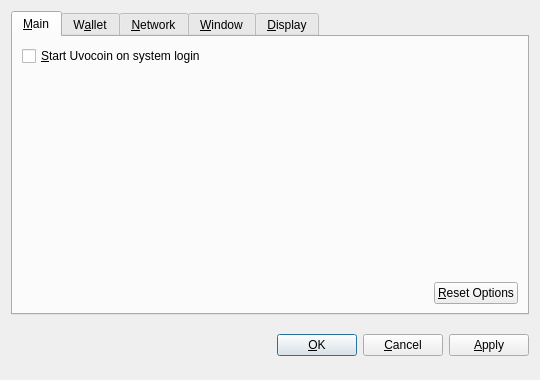
<?xml version="1.0" encoding="UTF-8"?>
<ui version="4.0">
 <class>OptionsDialog</class>
 <widget class="QDialog" name="OptionsDialog">
  <property name="geometry">
   <rect>
    <x>0</x>
    <y>0</y>
    <width>540</width>
    <height>380</height>
   </rect>
  </property>
  <property name="windowTitle">
   <string>Options</string>
  </property>
  <property name="modal">
   <bool>true</bool>
  </property>
  <layout class="QVBoxLayout" name="verticalLayout">
   <item>
    <widget class="QTabWidget" name="tabWidget">
     <property name="tabPosition">
      <enum>QTabWidget::North</enum>
     </property>
     <property name="currentIndex">
      <number>0</number>
     </property>
     <widget class="QWidget" name="tabMain">
      <attribute name="title">
       <string>&amp;Main</string>
      </attribute>
      <layout class="QVBoxLayout" name="verticalLayout_Main">
       <item>
        <widget class="QCheckBox" name="bitcoinAtStartup">
         <property name="toolTip">
          <string>Automatically start Uvocoin after logging in to the system.</string>
         </property>
         <property name="text">
          <string>&amp;Start Uvocoin on system login</string>
         </property>
        </widget>
       </item>
       <item>
        <spacer name="verticalSpacer_Main">
         <property name="orientation">
          <enum>Qt::Vertical</enum>
         </property>
         <property name="sizeHint" stdset="0">
          <size>
           <width>20</width>
           <height>40</height>
          </size>
         </property>
        </spacer>
       </item>
       <item>
        <layout class="QHBoxLayout" name="horizontalLayout_2_Main">
         <item>
          <spacer name="horizontalSpacer_2_Main">
           <property name="orientation">
            <enum>Qt::Horizontal</enum>
           </property>
           <property name="sizeHint" stdset="0">
            <size>
             <width>40</width>
             <height>20</height>
            </size>
           </property>
          </spacer>
         </item>
         <item>
          <widget class="QPushButton" name="resetButton">
           <property name="toolTip">
            <string>Reset all client options to default.</string>
           </property>
           <property name="text">
            <string>&amp;Reset Options</string>
           </property>
           <property name="autoDefault">
            <bool>false</bool>
           </property>
          </widget>
         </item>
        </layout>
       </item>
      </layout>
     </widget>
     <widget class="QWidget" name="tabWallet">
      <attribute name="title">
       <string>W&amp;allet</string>
      </attribute>
      <layout class="QVBoxLayout" name="verticalLayout_Network">
       <item>
        <widget class="QLabel" name="transactionFeeInfoLabel">
         <property name="text">
          <string>Optional transaction fee per kB that helps make sure your transactions are processed quickly. Most transactions are 1 kB.</string>
         </property>
         <property name="textFormat">
          <enum>Qt::PlainText</enum>
         </property>
         <property name="wordWrap">
          <bool>true</bool>
         </property>
        </widget>
       </item>
       <item>
        <layout class="QHBoxLayout" name="horizontalLayout_1_Main">
         <item>
          <widget class="QLabel" name="transactionFeeLabel">
           <property name="text">
            <string>Pay transaction &amp;fee</string>
           </property>
           <property name="textFormat">
            <enum>Qt::PlainText</enum>
           </property>
           <property name="buddy">
            <cstring>transactionFee</cstring>
           </property>
          </widget>
         </item>
         <item>
          <widget class="BitcoinAmountField" name="transactionFee"/>
         </item>
         <item>
          <spacer name="horizontalSpacer_1_Main">
           <property name="orientation">
            <enum>Qt::Horizontal</enum>
           </property>
           <property name="sizeHint" stdset="0">
            <size>
             <width>40</width>
             <height>20</height>
            </size>
           </property>
          </spacer>
         </item>
        </layout>
       </item>
       <item>
        <widget class="QLabel" name="label">
         <property name="text">
          <string>If you disable the spending of unconfirmed change, the change from a transaction cannot be used until that transaction has at least one confirmation. This also affects how your balance is computed.</string>
         </property>
         <property name="wordWrap">
          <bool>true</bool>
         </property>
        </widget>
       </item>
       <item>
        <widget class="QCheckBox" name="spendZeroConfChange">
         <property name="text">
          <string>Spend unconfirmed change  (experts only)</string>
         </property>
        </widget>
       </item>
       <item>
        <spacer name="verticalSpacer">
         <property name="orientation">
          <enum>Qt::Vertical</enum>
         </property>
         <property name="sizeHint" stdset="0">
          <size>
           <width>20</width>
           <height>40</height>
          </size>
         </property>
        </spacer>
       </item>
      </layout>
     </widget>
     <widget class="QWidget" name="tabNetwork">
      <attribute name="title">
       <string>&amp;Network</string>
      </attribute>
      <layout class="QVBoxLayout" name="verticalLayout_Network">
       <item>
        <widget class="QCheckBox" name="mapPortUpnp">
         <property name="toolTip">
          <string>Automatically open the Uvocoin client port on the router. This only works when your router supports UPnP and it is enabled.</string>
         </property>
         <property name="text">
          <string>Map port using &amp;UPnP</string>
         </property>
        </widget>
       </item>
       <item>
        <widget class="QCheckBox" name="connectSocks">
         <property name="toolTip">
          <string>Connect to the Uvocoin network through a SOCKS proxy (e.g. when connecting through Tor).</string>
         </property>
         <property name="text">
          <string>&amp;Connect through SOCKS proxy:</string>
         </property>
        </widget>
       </item>
       <item>
        <layout class="QHBoxLayout" name="horizontalLayout_Network">
         <item>
          <widget class="QLabel" name="proxyIpLabel">
           <property name="text">
            <string>Proxy &amp;IP:</string>
           </property>
           <property name="textFormat">
            <enum>Qt::PlainText</enum>
           </property>
           <property name="buddy">
            <cstring>proxyIp</cstring>
           </property>
          </widget>
         </item>
         <item>
          <widget class="QValidatedLineEdit" name="proxyIp">
           <property name="maximumSize">
            <size>
             <width>140</width>
             <height>16777215</height>
            </size>
           </property>
           <property name="toolTip">
            <string>IP address of the proxy (e.g. 127.0.0.1)</string>
           </property>
          </widget>
         </item>
         <item>
          <widget class="QLabel" name="proxyPortLabel">
           <property name="text">
            <string>&amp;Port:</string>
           </property>
           <property name="textFormat">
            <enum>Qt::PlainText</enum>
           </property>
           <property name="buddy">
            <cstring>proxyPort</cstring>
           </property>
          </widget>
         </item>
         <item>
          <widget class="QLineEdit" name="proxyPort">
           <property name="maximumSize">
            <size>
             <width>55</width>
             <height>16777215</height>
            </size>
           </property>
           <property name="toolTip">
            <string>Port of the proxy (e.g. 9050)</string>
           </property>
          </widget>
         </item>
         <item>
          <widget class="QLabel" name="socksVersionLabel">
           <property name="text">
            <string>SOCKS &amp;Version:</string>
           </property>
           <property name="textFormat">
            <enum>Qt::PlainText</enum>
           </property>
           <property name="buddy">
            <cstring>socksVersion</cstring>
           </property>
          </widget>
         </item>
         <item>
          <widget class="QValueComboBox" name="socksVersion">
           <property name="toolTip">
            <string>SOCKS version of the proxy (e.g. 5)</string>
           </property>
          </widget>
         </item>
         <item>
          <spacer name="horizontalSpacer_Network">
           <property name="orientation">
            <enum>Qt::Horizontal</enum>
           </property>
           <property name="sizeHint" stdset="0">
            <size>
             <width>40</width>
             <height>20</height>
            </size>
           </property>
          </spacer>
         </item>
        </layout>
       </item>
       <item>
        <spacer name="verticalSpacer_Network">
         <property name="orientation">
          <enum>Qt::Vertical</enum>
         </property>
         <property name="sizeHint" stdset="0">
          <size>
           <width>20</width>
           <height>40</height>
          </size>
         </property>
        </spacer>
       </item>
      </layout>
     </widget>
     <widget class="QWidget" name="tabWindow">
      <attribute name="title">
       <string>&amp;Window</string>
      </attribute>
      <layout class="QVBoxLayout" name="verticalLayout_Window">
       <item>
        <widget class="QCheckBox" name="minimizeToTray">
         <property name="toolTip">
          <string>Show only a tray icon after minimizing the window.</string>
         </property>
         <property name="text">
          <string>&amp;Minimize to the tray instead of the taskbar</string>
         </property>
        </widget>
       </item>
       <item>
        <widget class="QCheckBox" name="minimizeOnClose">
         <property name="toolTip">
          <string>Minimize instead of exit the application when the window is closed. When this option is enabled, the application will be closed only after selecting Quit in the menu.</string>
         </property>
         <property name="text">
          <string>M&amp;inimize on close</string>
         </property>
        </widget>
       </item>
       <item>
        <spacer name="verticalSpacer_Window">
         <property name="orientation">
          <enum>Qt::Vertical</enum>
         </property>
         <property name="sizeHint" stdset="0">
          <size>
           <width>20</width>
           <height>40</height>
          </size>
         </property>
        </spacer>
       </item>
      </layout>
     </widget>
     <widget class="QWidget" name="tabDisplay">
      <attribute name="title">
       <string>&amp;Display</string>
      </attribute>
      <layout class="QVBoxLayout" name="verticalLayout_Display">
       <item>
        <layout class="QHBoxLayout" name="horizontalLayout_1_Display">
         <item>
          <widget class="QLabel" name="langLabel">
           <property name="text">
            <string>User Interface &amp;language:</string>
           </property>
           <property name="textFormat">
            <enum>Qt::PlainText</enum>
           </property>
           <property name="buddy">
            <cstring>lang</cstring>
           </property>
          </widget>
         </item>
         <item>
          <widget class="QValueComboBox" name="lang">
           <property name="toolTip">
            <string>The user interface language can be set here. This setting will take effect after restarting Uvocoin.</string>
           </property>
          </widget>
         </item>
        </layout>
       </item>
       <item>
        <layout class="QHBoxLayout" name="horizontalLayout_2_Display">
         <item>
          <widget class="QLabel" name="unitLabel">
           <property name="text">
            <string>&amp;Unit to show amounts in:</string>
           </property>
           <property name="textFormat">
            <enum>Qt::PlainText</enum>
           </property>
           <property name="buddy">
            <cstring>unit</cstring>
           </property>
          </widget>
         </item>
         <item>
          <widget class="QValueComboBox" name="unit">
           <property name="toolTip">
            <string>Choose the default subdivision unit to show in the interface and when sending coins.</string>
           </property>
          </widget>
         </item>
        </layout>
       </item>
       <item>
        <widget class="QCheckBox" name="displayAddresses">
         <property name="toolTip">
          <string>Whether to show Uvocoin addresses in the transaction list or not.</string>
         </property>
         <property name="text">
          <string>&amp;Display addresses in transaction list</string>
         </property>
        </widget>
       </item>
       <item>
        <widget class="QCheckBox" name="coinControlFeatures">
         <property name="toolTip">
          <string>Whether to show coin control features or not.</string>
         </property>
         <property name="text">
          <string>Display coin &amp;control features (experts only!)</string>
         </property>
        </widget>
       </item>
       <item>
        <spacer name="verticalSpacer_Display">
         <property name="orientation">
          <enum>Qt::Vertical</enum>
         </property>
         <property name="sizeHint" stdset="0">
          <size>
           <width>20</width>
           <height>40</height>
          </size>
         </property>
        </spacer>
       </item>
      </layout>
     </widget>
    </widget>
   </item>
   <item>
    <layout class="QHBoxLayout" name="horizontalLayout_Buttons">
     <item>
      <spacer name="horizontalSpacer_1">
       <property name="orientation">
        <enum>Qt::Horizontal</enum>
       </property>
       <property name="sizeHint" stdset="0">
        <size>
         <width>40</width>
         <height>48</height>
        </size>
       </property>
      </spacer>
     </item>
     <item>
      <widget class="QLabel" name="statusLabel">
       <property name="font">
        <font>
         <weight>75</weight>
         <bold>true</bold>
        </font>
       </property>
       <property name="text">
        <string/>
       </property>
       <property name="textFormat">
        <enum>Qt::PlainText</enum>
       </property>
       <property name="wordWrap">
        <bool>true</bool>
       </property>
      </widget>
     </item>
     <item>
      <spacer name="horizontalSpacer_2">
       <property name="orientation">
        <enum>Qt::Horizontal</enum>
       </property>
       <property name="sizeHint" stdset="0">
        <size>
         <width>40</width>
         <height>48</height>
        </size>
       </property>
      </spacer>
     </item>
     <item>
      <widget class="QPushButton" name="okButton">
       <property name="text">
        <string>&amp;OK</string>
       </property>
      </widget>
     </item>
     <item>
      <widget class="QPushButton" name="cancelButton">
       <property name="text">
        <string>&amp;Cancel</string>
       </property>
       <property name="autoDefault">
        <bool>false</bool>
       </property>
      </widget>
     </item>
     <item>
      <widget class="QPushButton" name="applyButton">
       <property name="text">
        <string>&amp;Apply</string>
       </property>
       <property name="autoDefault">
        <bool>false</bool>
       </property>
      </widget>
     </item>
    </layout>
   </item>
  </layout>
 </widget>
 <customwidgets>
  <customwidget>
   <class>BitcoinAmountField</class>
   <extends>QSpinBox</extends>
   <header>bitcoinamountfield.h</header>
  </customwidget>
  <customwidget>
   <class>QValueComboBox</class>
   <extends>QComboBox</extends>
   <header>qvaluecombobox.h</header>
  </customwidget>
  <customwidget>
   <class>QValidatedLineEdit</class>
   <extends>QLineEdit</extends>
   <header>qvalidatedlineedit.h</header>
  </customwidget>
 </customwidgets>
 <resources/>
 <connections/>
</ui>
